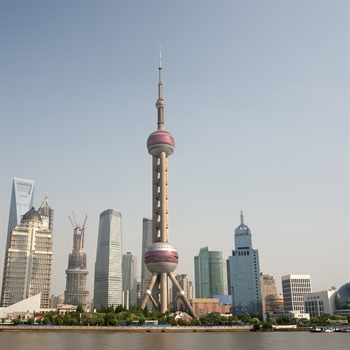
#> input picture test_images/oriental_pearl.jpg, 350 x 350 px
$ jupyter execute --allow-errors blurs.ipynb
#> lines starting #> are read from the running program, lines starting #| are printed output that depends on the picture
### imtools.py
import os
import numpy as np
import matplotlib.pyplot as plt
from PIL import Image


def load_img(filename, size=(512, 512), color=False, array=True):
    """Load and return an image-object from the standard path."""
#> called with filename = 'oriental_pearl.jpg', size = (512, 512), color = False, array = True
    test_images_path = '/home/tintin/rongheng/cv/test_images/'
    os.chdir(test_images_path)
    img = Image.open(filename)
#> img is the input picture: PIL image 350x350 RGB; mean R, G, B 161.2, 166, 169.3

    img.thumbnail(size)

    if not color:
        # convert to grayscale
        img = img.convert('L')
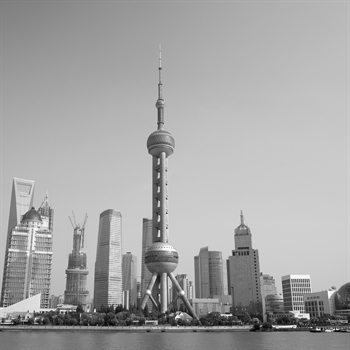
#> img: PIL image 350x350 L; min 0, max 253, mean 164.9

    if array:
        # return as np.array
        img_array = np.array(img)
        return img_array
    else:
        # return as Pillow.Image
        return img


def save_img(array, filename):
    Image.fromarray(ar.round().astype(np.uint8)).save(fname)


# [32 lines left out: functions img_list, resize_img, show_hist, eq_hist, not called in this run]


def show_img(img, size=(5, 5), color=False):
    """Display an image given as an np.array."""
    plt.figure(figsize=size)
    if color:
        plt.imshow(img)
    else:
        plt.imshow(img, cmap='gray', vmin=0, vmax=255)
    plt.axis('off')
    plt.show()

### notebooks/convolutions/blurs.ipynb
[cell 1]
from PIL import Image
import numpy as np
import matplotlib.pyplot as plt
from scipy.ndimage import filters
from scipy import signal as sg
import sys
sys.path.append("/home/tintin/rongheng/cv/")
from imtools import load_img, show_img

img = load_img('oriental_pearl.jpg')

## Average / normal blur

$$
g_x =
\frac{1}{9}\cdot
\begin{bmatrix}
1 & 1 & 1 \\
1 & 1 & 1 \\
1 & 1 & 1
\end{bmatrix}
$$

[cell 2]
box = np.ones((3,3)) / 9
blurred_img = sg.convolve(img, box, "valid")
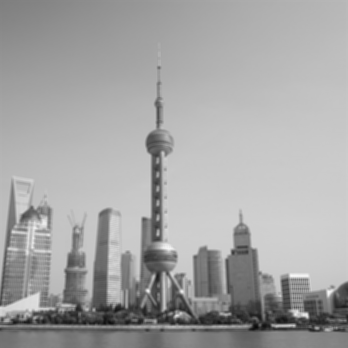
#> blurred_img: shape (348, 348) float64; min 9.78, max 249.1, mean 165
show_img(blurred_img)

## Gaussian Blur

[cell 3]
def gaussian_kernel(n, std, normalised=False):
    """
    Generate a n x n matrix with a gaussian centered on it.
    The distributions standard dev is std. If normalised, its volume equals 1.
    """
    gaussian = sg.gaussian(n, std)
    gaussian2d = np.outer(gaussian, gaussian)

    if normalised:
        gaussian2d /= (2 * np.pi * (std**2))

    return gaussian2d

$$
g_{approx} =
\frac{1}{16}
\cdot
\begin{bmatrix}
1 & 2 & 1 \\
2 & 4 & 2 \\
1 & 2 & 1
\end{bmatrix}
$$

[cell 4]
gauss = np.array([[1,2,1],
                  [2,4,2],
                  [1,2,1]]) / 16

gauss = gaussian_kernel(3,0.84089642, normalised=True)
print((gauss*16).round())
blurred_img = sg.convolve(gauss, img, 'valid')
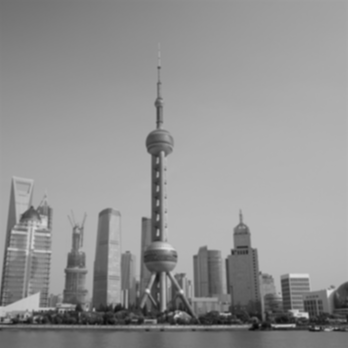
#> blurred_img: shape (348, 348) float64; min 7.86, max 220.7, mean 146.5
show_img(blurred_img)

[cell 5]
num_of_frames = 5

sigmas = (2**i for i in range(num_of_frames))

frames = range(num_of_frames)

_, frames = plt.subplots(1, num_of_frames, figsize=(15,15))
for frame in frames:
    sigma = next(sigmas)
    img_blurred = filters.gaussian_filter(img, sigma)
    frame.imshow(img_blurred, cmap='gray', vmin=0, vmax=255)
    frame.axis('off')
    frame.set_title("sigma = "  + str(sigma))
#> this loop made 5 passes
#> pass 1, `img_blurred = filters.gaussian_filter(img, sigma)`:
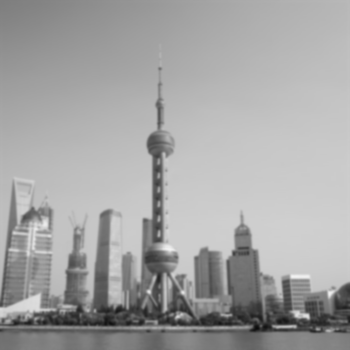
#> img_blurred: shape (350, 350); min 12, max 242, mean 164
#> pass 3, `img_blurred = filters.gaussian_filter(img, sigma)`:
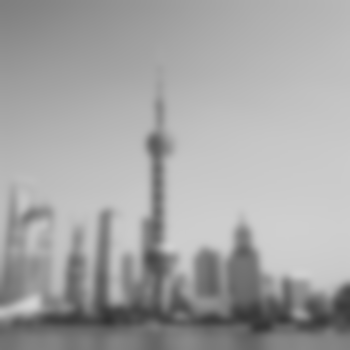
#> img_blurred: shape (350, 350); min 49, max 212, mean 163.9
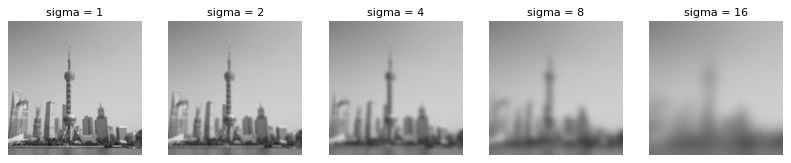
#> figure drawn by matplotlib, 5 panels
